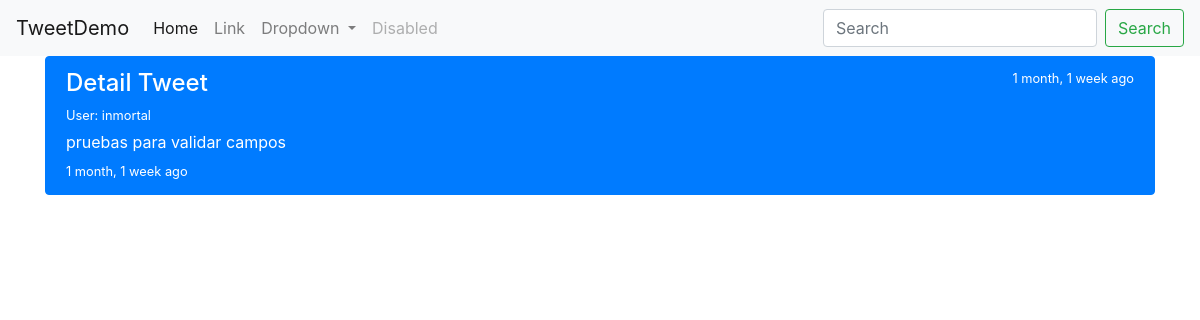
/tweet/detail_tweet/3/, run on the app's committed database.
### tweets/models.py (models this page shows, shortened)
class Tweet(models.Model):
	user = models.ForeignKey(settings.AUTH_USER_MODEL, on_delete=models.CASCADE, default=1)
	content = models.CharField(max_length=256, validators=[validate_content])
	update = models.DateTimeField(auto_now_add=True)
	timestamp = models.DateTimeField(auto_now_add=True)
	class Meta:
		ordering = ["-timestamp"]

### tweets/views.py (the view)
# urls.py: path('detail_tweet/<int:pk>/', Detail_Tweet.as_view(), name="Detail_Tweet_view"),
class Detail_Tweet(generic.DetailView):
	template_name = "tweets/detail_tweet.html"
	model = Tweet

### templates/tweets/detail_tweet.html (shortened to what this page needs)
{% extends "base.html" %}
{% block content %}
<div class="list-group">
  <a href="/" class="list-group-item list-group-item-action flex-column align-items-start active">
    <div class="d-flex w-100 justify-content-between">
      <h4 class="mb-1">Detail Tweet</h4>
      <small>{{ object.timestamp|timesince}} ago</small>
    </div>
    <p class="mb-1"><small>User: {{ object.user }}</small></p>
    <p class="mb-1">{{ object.content }}</p>
    <small>{{ object.update|timesince}} ago</small>
  </a>
</div>
{% endblock %}

### data on the page
Tweet: timestamp "1 month, 1 week", user "inmortal", content "pruebas para validar campos", update "1 month, 1 week"
